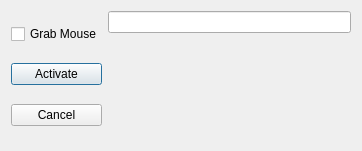
<?xml version="1.0" encoding="UTF-8"?>
<ui version="4.0">
 <class>InputSetDialog</class>
 <widget class="QDialog" name="InputSetDialog">
  <property name="geometry">
   <rect>
    <x>0</x>
    <y>0</y>
    <width>362</width>
    <height>151</height>
   </rect>
  </property>
  <property name="windowTitle">
   <string>Dialog</string>
  </property>
  <layout class="QHBoxLayout" name="horizontalLayout">
   <item>
    <layout class="QVBoxLayout" name="verticalLayout">
     <item>
      <widget class="QCheckBox" name="cbGrabMouse">
       <property name="text">
        <string>Grab Mouse</string>
       </property>
      </widget>
     </item>
     <item>
      <widget class="QPushButton" name="btnActivate">
       <property name="text">
        <string>Activate</string>
       </property>
      </widget>
     </item>
     <item>
      <widget class="QPushButton" name="btnCancel">
       <property name="text">
        <string>Cancel</string>
       </property>
      </widget>
     </item>
    </layout>
   </item>
   <item>
    <layout class="QVBoxLayout" name="verticalLayout_2" stretch="1,0">
     <item>
      <widget class="QLineEdit" name="txtInput">
       <property name="alignment">
        <set>Qt::AlignCenter</set>
       </property>
       <property name="readOnly">
        <bool>true</bool>
       </property>
      </widget>
     </item>
     <item>
      <widget class="QLabel" name="lblInfo">
       <property name="text">
        <string/>
       </property>
       <property name="alignment">
        <set>Qt::AlignCenter</set>
       </property>
      </widget>
     </item>
    </layout>
   </item>
  </layout>
 </widget>
 <resources/>
 <connections>
  <connection>
   <sender>btnCancel</sender>
   <signal>clicked()</signal>
   <receiver>InputSetDialog</receiver>
   <slot>reject()</slot>
   <hints>
    <hint type="sourcelabel">
     <x>69</x>
     <y>116</y>
    </hint>
    <hint type="destinationlabel">
     <x>73</x>
     <y>147</y>
    </hint>
   </hints>
  </connection>
 </connections>
</ui>
